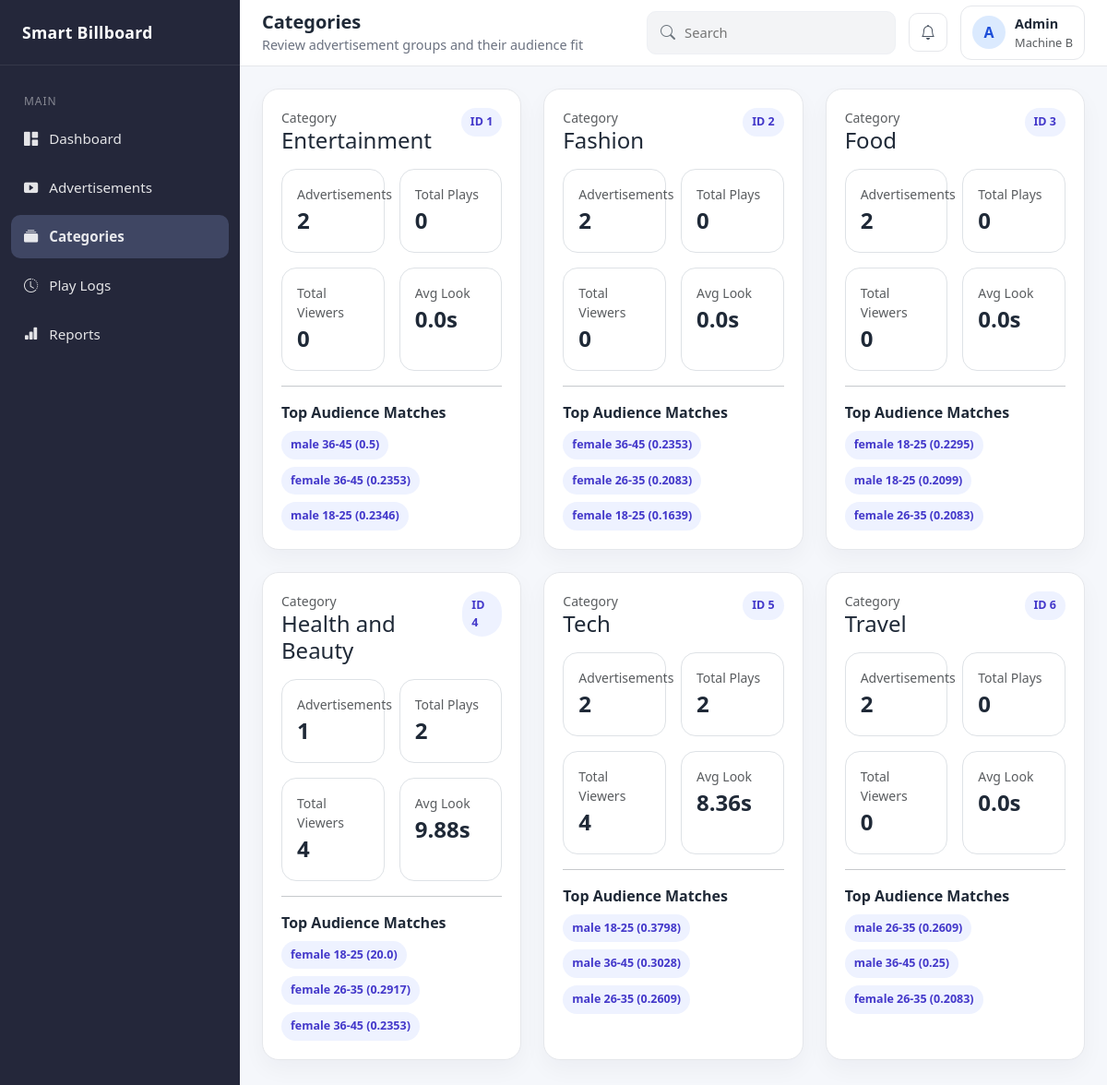
Page /dashboard/categories on the earlier database version.
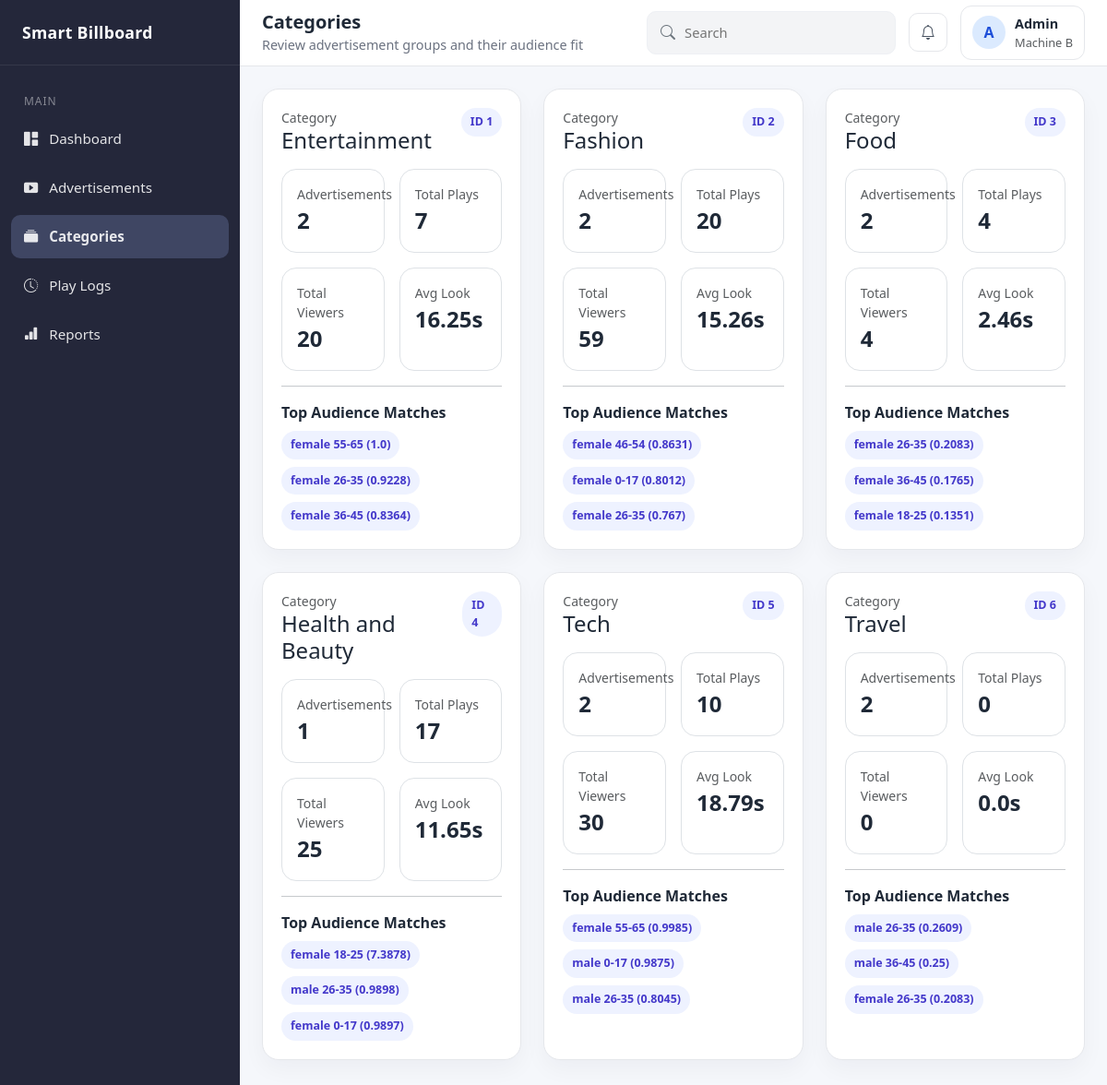
Same page on the later database version.
### app/models/category.py (models this page shows)
class Category(Base):
    __tablename__ = "categories"
    id: Mapped[int] = mapped_column(primary_key=True, autoincrement=True)
    name: Mapped[str] = mapped_column(String(255), nullable=False, unique=True)
    created_at: Mapped[datetime] = mapped_column(
        DateTime,
        nullable=False,
        server_default=func.now(),
    )
    advertisements: Mapped[List["Advertisement"]] = relationship(
        "Advertisement",
        back_populates="category",
    )
    category_audience_scores: Mapped[List["CategoryAudienceScore"]] = relationship(
        "CategoryAudienceScore",
        back_populates="category",
    )

### app/models/category_audience_score.py (models this page shows)
class CategoryAudienceScore(Base):
    __tablename__ = "category_audience_scores"
    __table_args__ = (
            UniqueConstraint(
                "category_id",
                "audience_segment_id",
                name="uq_category_audience_scores_category_segment",
            ),
            CheckConstraint("initial_score >= 0", name="ck_category_audience_scores_initial_score_non_negative"),
            CheckConstraint("current_score >= 0", name="ck_category_audience_scores_current_score_non_negative"),
        )
    id: Mapped[int] = mapped_column(primary_key=True, autoincrement=True)
    category_id: Mapped[int] = mapped_column(
        ForeignKey("categories.id"),
        nullable=False,
        index=True,
    )
    audience_segment_id: Mapped[int] = mapped_column(
        ForeignKey("audience_segments.id"),
        nullable=False,
        index=True,
    )
    initial_score: Mapped[float] = mapped_column(Float, nullable=False)
    current_score: Mapped[float] = mapped_column(Float, nullable=False)
    updated_at: Mapped[datetime] = mapped_column(
        DateTime,
        nullable=False,
        server_default=func.now(),
        onupdate=func.now(),
    )
    category: Mapped["Category"] = relationship(
        "Category",
        back_populates="category_audience_scores",
    )
    audience_segment: Mapped["AudienceSegment"] = relationship(
        "AudienceSegment",
        back_populates="category_audience_scores",
    )

### app/models/audience_segment.py (models this page shows)
class AudienceSegment(Base):
    __tablename__ = "audience_segments"
    __table_args__ = (
        UniqueConstraint(
            "gender",
            "age_min",
            "age_max",
            name="uq_audience_segments_gender_age_range",
        ),
        CheckConstraint("age_min >= 0", name="ck_audience_segments_age_min_non_negative"),
        CheckConstraint("age_max >= age_min", name="ck_audience_segments_age_range_valid"),
    )
    id: Mapped[int] = mapped_column(primary_key=True, autoincrement=True)
    gender: Mapped[str] = mapped_column(String(50), nullable=False, index=True)
    age_group: Mapped[str] = mapped_column(String(50), nullable=False)
    age_min: Mapped[int] = mapped_column(Integer, nullable=False)
    age_max: Mapped[int] = mapped_column(Integer, nullable=False)
    created_at: Mapped[datetime] = mapped_column(
        DateTime,
        nullable=False,
        server_default=func.now(),
    )
    category_audience_scores: Mapped[List["CategoryAudienceScore"]] = relationship(
        "CategoryAudienceScore",
        back_populates="audience_segment",
    )
    ad_play_logs: Mapped[List["AdPlayLog"]] = relationship(
        "AdPlayLog",
        back_populates="dominant_audience_segment",
    )
    ad_performance_summaries: Mapped[List["AdPerformanceSummary"]] = relationship(
        "AdPerformanceSummary",
        back_populates="audience_segment",
    )

### app/controllers/dashboard_controller.py (the view)
@router.get("/dashboard/categories", response_class=HTMLResponse)
def categories_page(
    request: Request,
    db: Session = Depends(get_db),
):
    dashboard_service = DashboardService(db)
    categories = dashboard_service.get_categories_page_data()
    return templates.TemplateResponse(
        request=request,
        name="dashboard/categories.html",
        context={
            "page_title": "Categories",
            "page_subtitle": "Review advertisement groups and their audience fit",
            "active_page": "categories",
            "categories": categories,
        },
    )

### app/templates/dashboard/categories.html (shortened to what this page needs)
{% extends "base.html" %}
{% block content %}
<div class="container-fluid px-0">
    <div class="row g-4 mb-4">
        {% for category in categories %}
            <div class="col-12 col-md-6 col-xl-4">
                <div class="panel-card h-100">
                    <div class="panel-body">
                        <div class="d-flex justify-content-between align-items-start mb-3">
                            <div>
                                <div class="text-muted small">Category</div>
                                <h4 class="mb-0">{{ category.name }}</h4>
                            </div>
                            <span class="badge-soft">ID {{ category.id }}</span>
                        </div>
                        <div class="row g-3">
                            <div class="col-6">
                                <div class="border rounded-4 p-3 h-100">
                                    <div class="text-muted small">Advertisements</div>
                                    <div class="fs-4 fw-bold">{{ category.ad_count }}</div>
                                </div>
                            </div>
                            <div class="col-6">
                                <div class="border rounded-4 p-3 h-100">
                                    <div class="text-muted small">Total Plays</div>
                                    <div class="fs-4 fw-bold">{{ category.total_plays }}</div>
                                </div>
                            </div>
                            <div class="col-6">
                                <div class="border rounded-4 p-3 h-100">
                                    <div class="text-muted small">Total Viewers</div>
                                    <div class="fs-4 fw-bold">{{ category.total_viewers }}</div>
                                </div>
                            </div>
                            <div class="col-6">
                                <div class="border rounded-4 p-3 h-100">
                                    <div class="text-muted small">Avg Look</div>
                                    <div class="fs-4 fw-bold">{{ category.avg_look_duration }}s</div>
                                </div>
                            </div>
                        </div>
                        <hr>
                        <div>
                            <div class="fw-semibold mb-2">Top Audience Matches</div>
                            {% if category.top_segments %}
                                <div class="d-flex flex-wrap gap-2">
                                    {% for segment in category.top_segments %}
                                        <span class="badge-soft">
                                            {{ segment.gender }} {{ segment.age_group }} ({{ segment.current_score }})
                                        </span>
                                    {% endfor %}
                                </div>
                            {% else %}
                                <div class="text-muted small">No score data available</div>
                            {% endif %}
                        </div>
                    </div>
                </div>
            </div>
        {% endfor %}
    </div>
</div>
{% endblock %}

Differences in the rows shown:
changed Category "Entertainment": loses CategoryAudienceScore (gender "male", age_group "36-45", current_score "0.5"); loses CategoryAudienceScore (gender "male", age_group "18-25", current_score "0.2346"); gains CategoryAudienceScore (gender "female", age_group "26-35", current_score "0.9228"); total_plays "0" → "7"; total_viewers "0" → "20"; avg_look_duration "0.0" → "16.25"
added CategoryAudienceScore: gender "female", age_group "55-65", current_score "1.0", shown under Category "Entertainment"
changed CategoryAudienceScore (number 3 of 18 on the later page): current_score "0.2353" → "0.8364"
changed Category "Fashion": loses CategoryAudienceScore (gender "female", age_group "36-45", current_score "0.2353"); loses CategoryAudienceScore (gender "female", age_group "18-25", current_score "0.1639"); total_plays "0" → "20"; total_viewers "0" → "59"; avg_look_duration "0.0" → "15.26"
added CategoryAudienceScore: gender "female", age_group "46-54", current_score "0.8631", shown under Category "Fashion"
added CategoryAudienceScore: gender "female", age_group "0-17", current_score "0.8012", shown under Category "Fashion"
changed CategoryAudienceScore (number 6 of 18 on the later page): current_score "0.2083" → "0.767"
changed Category "Food": loses CategoryAudienceScore (gender "male", age_group "18-25", current_score "0.2099"); gains CategoryAudienceScore (gender "female", age_group "36-45", current_score "0.1765"); total_plays "0" → "4"; total_viewers "0" → "4"; avg_look_duration "0.0" → "2.46"
changed CategoryAudienceScore (number 7 of 18 on the later page): moves up the list
changed CategoryAudienceScore (number 9 of 18 on the later page): current_score "0.2295" → "0.1351"
changed Category "Health and Beauty": loses CategoryAudienceScore (gender "female", age_group "26-35", current_score "0.2917"); loses CategoryAudienceScore (gender "female", age_group "36-45", current_score "0.2353"); gains CategoryAudienceScore (gender "male", age_group "26-35", current_score "0.9898"); total_plays "2" → "17"; total_viewers "4" → "25"; avg_look_duration "9.88" → "11.65"
changed CategoryAudienceScore (number 10 of 18 on the later page): current_score "20.0" → "7.3878"
added CategoryAudienceScore: gender "female", age_group "0-17", current_score "0.9897", shown under Category "Health and Beauty"
changed Category "Tech": loses CategoryAudienceScore (gender "male", age_group "18-25", current_score "0.3798"); loses CategoryAudienceScore (gender "male", age_group "36-45", current_score "0.3028"); total_plays "2" → "10"; total_viewers "4" → "30"; avg_look_duration "8.36" → "18.79"
added CategoryAudienceScore: gender "female", age_group "55-65", current_score "0.9985", shown under Category "Tech"
added CategoryAudienceScore: gender "male", age_group "0-17", current_score "0.9875", shown under Category "Tech"
changed CategoryAudienceScore (number 15 of 18 on the later page): current_score "0.2609" → "0.8045"
